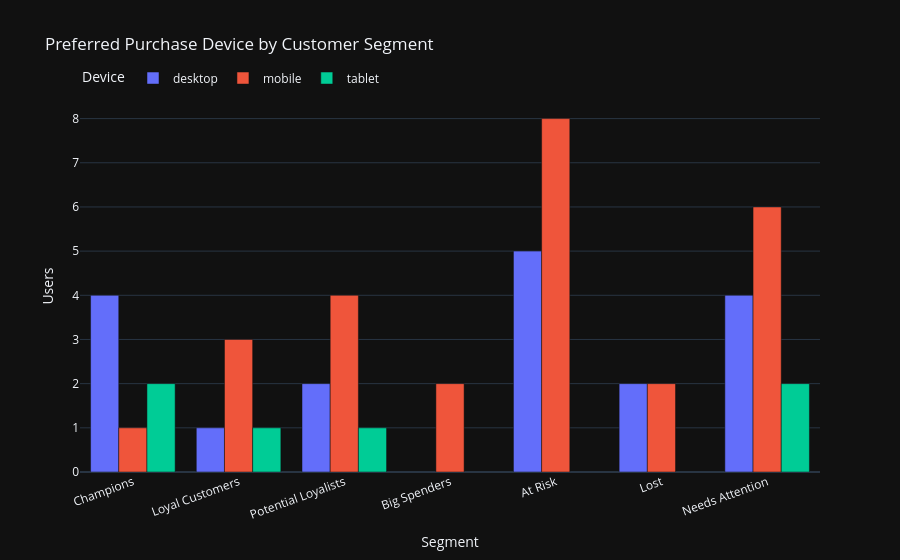

Notebook cell for this chart:
### Markdown cell above
## 6. Device Preference by Segment

Do Champions purchase mainly on desktop? Are Lost customers predominantly mobile?
Understanding device preferences lets us tailor re-engagement channels.

### Code cell
purchase_devices = qry('''
    SELECT
        user_id,
        device_type,
        COUNT(*) AS purchase_count
    FROM ecommerce.clickstream_events
    WHERE event_type = 'purchase'
    GROUP BY user_id, device_type
''')

# Join with segments; keep primary device per user (most purchases on that device)
device_seg = (
    purchase_devices
    .merge(rfm[['user_id', 'segment']], on='user_id', how='inner')
)

# Preferred device per user = device with most purchases
preferred = (
    device_seg
    .sort_values('purchase_count', ascending=False)
    .drop_duplicates(subset='user_id')
    [['user_id', 'segment', 'device_type']]
)

device_summary = (
    preferred
    .groupby(['segment', 'device_type'])
    .size()
    .reset_index(name='users')
)

fig = px.bar(
    device_summary,
    x='segment',
    y='users',
    color='device_type',
    barmode='group',
    title='Preferred Purchase Device by Customer Segment',
    labels={'segment': 'Segment', 'users': 'Users', 'device_type': 'Device'},
    template=DARK,
    category_orders={'segment': SEGMENT_ORDER},
)
fig.update_layout(
    xaxis_tickangle=-20,
    legend=dict(orientation='h', yanchor='bottom', y=1.02),
)
fig.show()

# Share of each device within each segment (%)
device_pct = (
    device_summary
    .groupby('segment', group_keys=False)
    .apply(lambda g: g.assign(pct=(g['users'] / g['users'].sum() * 100).round(1)))
    .reset_index(drop=True)
)
device_pivot = device_pct.pivot_table(
    index='segment', columns='device_type', values='pct', fill_value=0
).round(1)
print("\nDevice share (%) within each segment:")
display(device_pivot)

### Figure 1 — Plotly figure (JSON) as saved in the notebook; plotly's stock layout.template omitted (floating-point values rounded to 4 significant figures)
{"data": [{"alignmentgroup": "True", "hovertemplate": "Device=desktop<br>Segment=%{x}<br>Users=%{y}<extra></extra>", "legendgroup": "desktop", "marker": {"color": "#636efa", "pattern": {"shape": ""}}, "name": "desktop", "offsetgroup": "desktop", "orientation": "v", "showlegend": true, "textposition": "auto", "type": "bar", "x": ["At Risk", "Champions", "Lost", "Loyal Customers", "Needs Attention", "Potential Loyalists"], "xaxis": "x", "y": [5, 4, 2, 1, 4, 2], "yaxis": "y"}, {"alignmentgroup": "True", "hovertemplate": "Device=mobile<br>Segment=%{x}<br>Users=%{y}<extra></extra>", "legendgroup": "mobile", "marker": {"color": "#EF553B", "pattern": {"shape": ""}}, "name": "mobile", "offsetgroup": "mobile", "orientation": "v", "showlegend": true, "textposition": "auto", "type": "bar", "x": ["At Risk", "Big Spenders", "Champions", "Lost", "Loyal Customers", "Needs Attention", "Potential Loyalists"], "xaxis": "x", "y": [8, 2, 1, 2, 3, 6, 4], "yaxis": "y"}, {"alignmentgroup": "True", "hovertemplate": "Device=tablet<br>Segment=%{x}<br>Users=%{y}<extra></extra>", "legendgroup": "tablet", "marker": {"color": "#00cc96", "pattern": {"shape": ""}}, "name": "tablet", "offsetgroup": "tablet", "orientation": "v", "showlegend": true, "textposition": "auto", "type": "bar", "x": ["Champions", "Loyal Customers", "Needs Attention", "Potential Loyalists"], "xaxis": "x", "y": [2, 1, 2, 1], "yaxis": "y"}], "layout": {"barmode": "group", "legend": {"orientation": "h", "title": {"text": "Device"}, "tracegroupgap": 0, "y": 1.02, "yanchor": "bottom"}, "title": {"text": "Preferred Purchase Device by Customer Segment"}, "xaxis": {"anchor": "y", "categoryarray": ["Champions", "Loyal Customers", "Potential Loyalists", "Big Spenders", "At Risk", "Lost", "Needs Attention"], "categoryorder": "array", "domain": [0, 1], "tickangle": -20, "title": {"text": "Segment"}}, "yaxis": {"anchor": "x", "domain": [0, 1], "title": {"text": "Users"}}}}
